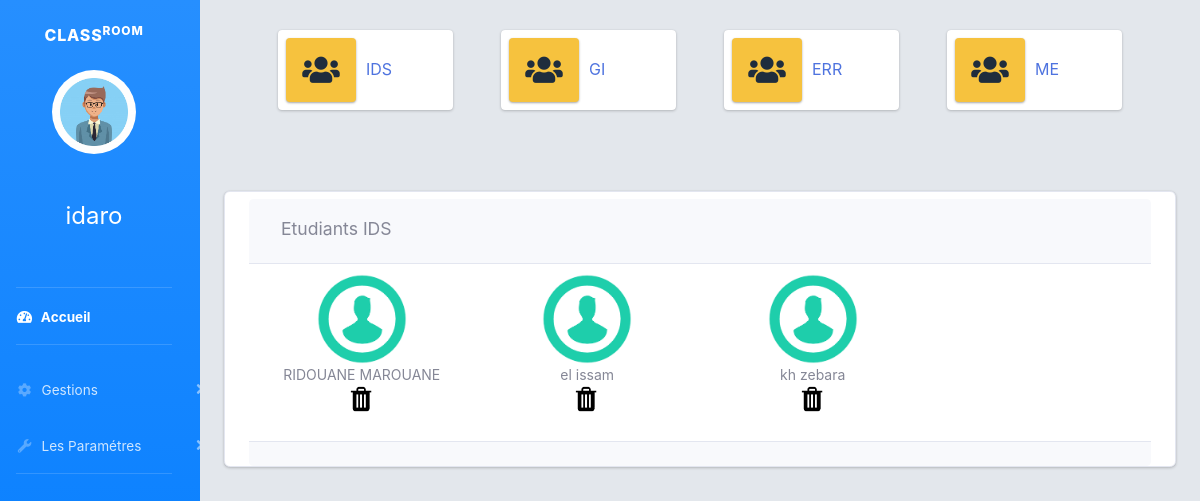
/groupes_etud.php?id=1 (signed in), run on the app's committed database.
### tables this page shows
CREATE TABLE IF NOT EXISTS `utilisateur` (
  `id_utilisateur` int(11) NOT NULL AUTO_INCREMENT,
  `mail` varchar(200) DEFAULT NULL,
  `mot_pass` varchar(255) DEFAULT NULL,
  `nom` text,
  `prenom` text,
  `matiere` varchar(50) DEFAULT NULL,
  `image` varchar(255) DEFAULT NULL,
  `id_classe` int(11) DEFAULT NULL,
  `profession` text,
  PRIMARY KEY (`id_utilisateur`),
  UNIQUE KEY `mail` (`mail`),
  KEY `FK_CONTENIR` (`id_classe`)
);

CREATE TABLE IF NOT EXISTS `classe` (
  `id_classe` int(11) NOT NULL AUTO_INCREMENT,
  `nom_classe` char(20) DEFAULT NULL,
  PRIMARY KEY (`id_classe`),
  UNIQUE KEY `nom_classe` (`nom_classe`)
);

### gerer_prof.php (called while the page is built, shortened)
    <?php
    include 'cnx.php';
    $sql = "select * from classe ";
    $t=$con->query($sql);
?>

### groupes_etud.php (the view, shortened to what this page needs)
<!DOCTYPE html>
<html lang="en">
<head>
    <link rel="stylesheet" href="style/bootstrap/css/bootstrap.min.css">
   <link rel="stylesheet" href="style/font-awesome/css/all.min.css">
  <link rel="stylesheet" href="style/css/adminlte.min.css">
</head>
<body  id="page-top"  style="  background-color: #b3bfcc5c;">
<div id="wrapper">
          <ul class="navbar-nav bg-gradient-primary sidebar sidebar-dark accordion col-md-2 col-sm-2" id="accordionSidebar">
          <?php include 'nav.php';?>
          </ul>
          <div class="container-fluid col-md-10 col-sm-10">
            <?php include('gerer_prof.php'); ?>
            <div class="row" style="margin-left: 30px; margin-right: 30px; padding-top: 30px;">
            <?php
                include 'cnx.php';
                $req = "SELECT * FROM classe";
                $t = mysqli_query($con,$req);
                foreach($t as $row) {
            ?>
                <div class="col-12 col-sm-6 col-md-3 container">
                        <div class="info-box mb-3">
                                <span class="info-box-icon bg-warning elevation-1">
                                    <i class="fas fa-users"></i>
                                </span>
                                <div class="info-box-content">
                                    <a href="groupes_etud.php?id=<?php echo $row['id_classe']; ?>">
                                        <span class="info-box-text"><?php echo $row['nom_classe']; ?></span>
                                    </a>
                                </div>
                        </div>
                </div>
            <?php } ?>
            </div>
            <div style=" padding-top: 65px;">
                <div class="card container" style="padding-top:7px; height: auto; width:100%">
                  <div class="  card-header ">
                  <h3 class="card-title col-md-6 col-sm-6 " style="padding-top:7px;">
                        Etudiants
                        <?php
                        $req = "SELECT * FROM classe where id_classe=".$_GET['id'];
                        $t = mysqli_query($con,$req);
                        foreach($t as $row) { echo $row['nom_classe']; }
                         ?>
                  </h3>
                  </div>
                  <div class="card-body p-0">
                    <ul class="users-list clearfix" id="tab">
                    <?php
                    include 'cnx.php';
                        $req = "SELECT * FROM utilisateur where profession = 'Etudiant' and id_classe=".$_GET['id'];
                        $t = mysqli_query($con,$req);
                          foreach($t as $row) {
                            ?>
                    <li>
                       <img src="images/<?php echo $row['image'] ;?>" style="width: 90px;" alt="User Image">
                          <a class="users-list-name" ><?php echo $row['nom'] ." ".$row['prenom'];?></a>
                          <a data-toggle="modal" data-target="#del_<?php echo $row['id_utilisateur']; ?>" href="#del_<?php echo $row['id_utilisateur']; ?>"><img src="images/delete.png" style="width: 30px;"></a>
                     </li>
                      <?php }?>
                    </ul>
                  </div>
                  <div class="card-footer text-center">
                  </div>
                </div>
              </div>
                          </div>
                        </div>
    <link href="css/sb-admin-2.min.css" rel="stylesheet">
</body>
</html>

### nav.php (shortened to what this page needs)
<?php session_start();
        include 'cnx.php';
        $sql = "SELECT * from utilisateur where id_utilisateur=".$_SESSION['id'];
        $t=$con->query($sql);
?>
<!DOCTYPE html>
<html lang="en">
<head>
    <link href="css/sb-admin-2.min.css" rel="stylesheet">
</head>
<body id="page-top">
            <a class="sidebar-brand d-flex align-items-center justify-content-center" href="index.php">
            <div class="sidebar-brand-text mx-3">Class<sup>room</sup></div>
            </a>
            <div class="sidebar-brand-icon ">
                                <div class="container"><center><img class="img-profile rounded-circle" src="images/<?php foreach ($t as $row) { echo $row['image'];}?>" width="60%"></center></div><br>
                                    <span class="sidebar-brand-text mx-3" style="color:white;"><center><h4><?php foreach ($t as $row) { echo $row['nom'];}?></h4></center></span>
                            <br>
            </div>
            <br>
            <hr class="sidebar-divider my-0">
            <li class="nav-item active">
                <a class="nav-link" href="home.php">
                    <i class="fas fa-fw fa-tachometer-alt"></i>
                    <span>Accueil</span></a>
            </li>
            <hr class="sidebar-divider">
            <li class="nav-item">
                <a class="nav-link collapsed" href="#" data-toggle="collapse" data-target="#collapseTwo"
                    aria-expanded="true" aria-controls="collapseTwo">
                    <i class="fas fa-fw fa-cog"></i>
                    <span>Gestions</span>
                </a>
            </li>
            <li class="nav-item">
                <a class="nav-link collapsed" href="#" data-toggle="collapse" data-target="#collapseUtilities"
                    aria-expanded="true" aria-controls="collapseUtilities">
                    <i class="fas fa-fw fa-wrench"></i>
                    <span>Les Paramétres</span>
                </a>
            </li>
            <hr class="sidebar-divider">
            </body>
</html>

### data on the page
utilisateur: image (picture), nom "idaro"
classe: nom_classe "IDS"
classe: nom_classe "GI"
classe: nom_classe "ERR"
classe: nom_classe "ME"
utilisateur: image (picture), nom "RIDOUANE", prenom "MAROUANE"
utilisateur: image (picture), nom "el", prenom "issam"
utilisateur: image (picture), nom "kh", prenom "zebara"
